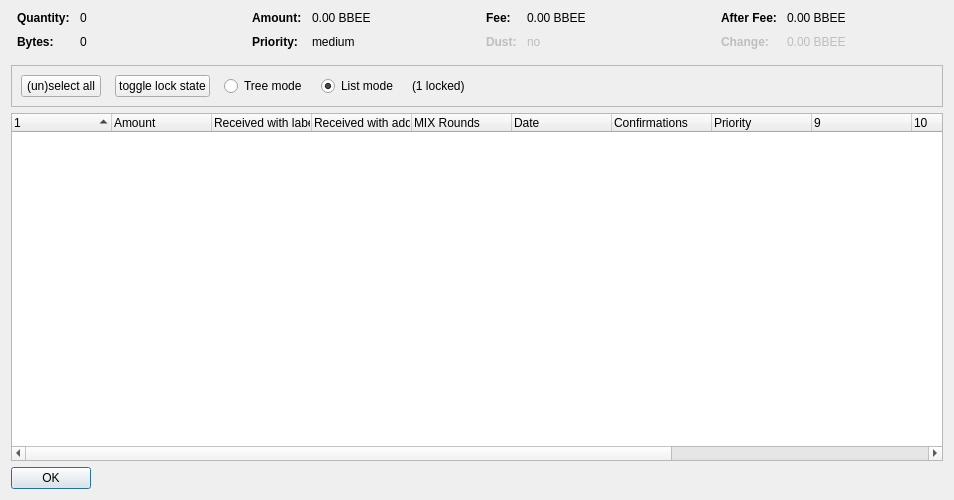
<?xml version="1.0" encoding="UTF-8"?>
<ui version="4.0">
 <class>CoinControlDialog</class>
 <widget class="QDialog" name="CoinControlDialog">
  <property name="geometry">
   <rect>
    <x>0</x>
    <y>0</y>
    <width>954</width>
    <height>500</height>
   </rect>
  </property>
  <property name="windowTitle">
   <string>Coin Selection</string>
  </property>
  <layout class="QVBoxLayout" name="verticalLayout">
   <item>
    <layout class="QHBoxLayout" name="horizontalLayoutTop" stretch="0,0,0,0">
     <property name="topMargin">
      <number>0</number>
     </property>
     <property name="bottomMargin">
      <number>10</number>
     </property>
     <item>
      <layout class="QFormLayout" name="formLayoutCoinControl1">
       <property name="horizontalSpacing">
        <number>10</number>
       </property>
       <property name="verticalSpacing">
        <number>10</number>
       </property>
       <property name="leftMargin">
        <number>6</number>
       </property>
       <property name="rightMargin">
        <number>6</number>
       </property>
       <item row="0" column="0">
        <widget class="QLabel" name="labelCoinControlQuantityText">
         <property name="font">
          <font>
           <weight>75</weight>
           <bold>true</bold>
          </font>
         </property>
         <property name="text">
          <string>Quantity:</string>
         </property>
        </widget>
       </item>
       <item row="0" column="1">
        <widget class="QLabel" name="labelCoinControlQuantity">
         <property name="cursor">
          <cursorShape>IBeamCursor</cursorShape>
         </property>
         <property name="contextMenuPolicy">
          <enum>Qt::ActionsContextMenu</enum>
         </property>
         <property name="text">
          <string notr="true">0</string>
         </property>
         <property name="textInteractionFlags">
          <set>Qt::LinksAccessibleByMouse|Qt::TextSelectableByKeyboard|Qt::TextSelectableByMouse</set>
         </property>
        </widget>
       </item>
       <item row="1" column="0">
        <widget class="QLabel" name="labelCoinControlBytesText">
         <property name="font">
          <font>
           <weight>75</weight>
           <bold>true</bold>
          </font>
         </property>
         <property name="text">
          <string>Bytes:</string>
         </property>
        </widget>
       </item>
       <item row="1" column="1">
        <widget class="QLabel" name="labelCoinControlBytes">
         <property name="cursor">
          <cursorShape>IBeamCursor</cursorShape>
         </property>
         <property name="contextMenuPolicy">
          <enum>Qt::ActionsContextMenu</enum>
         </property>
         <property name="text">
          <string notr="true">0</string>
         </property>
         <property name="textInteractionFlags">
          <set>Qt::LinksAccessibleByMouse|Qt::TextSelectableByKeyboard|Qt::TextSelectableByMouse</set>
         </property>
        </widget>
       </item>
      </layout>
     </item>
     <item>
      <layout class="QFormLayout" name="formLayoutCoinControl2">
       <property name="horizontalSpacing">
        <number>10</number>
       </property>
       <property name="verticalSpacing">
        <number>10</number>
       </property>
       <property name="leftMargin">
        <number>6</number>
       </property>
       <property name="rightMargin">
        <number>6</number>
       </property>
       <item row="0" column="0">
        <widget class="QLabel" name="labelCoinControlAmountText">
         <property name="font">
          <font>
           <weight>75</weight>
           <bold>true</bold>
          </font>
         </property>
         <property name="text">
          <string>Amount:</string>
         </property>
        </widget>
       </item>
       <item row="0" column="1">
        <widget class="QLabel" name="labelCoinControlAmount">
         <property name="cursor">
          <cursorShape>IBeamCursor</cursorShape>
         </property>
         <property name="contextMenuPolicy">
          <enum>Qt::ActionsContextMenu</enum>
         </property>
         <property name="text">
          <string notr="true">0.00 BBEE</string>
         </property>
         <property name="textInteractionFlags">
          <set>Qt::LinksAccessibleByMouse|Qt::TextSelectableByKeyboard|Qt::TextSelectableByMouse</set>
         </property>
        </widget>
       </item>
       <item row="1" column="0">
        <widget class="QLabel" name="labelCoinControlPriorityText">
         <property name="font">
          <font>
           <weight>75</weight>
           <bold>true</bold>
          </font>
         </property>
         <property name="text">
          <string>Priority:</string>
         </property>
        </widget>
       </item>
       <item row="1" column="1">
        <widget class="QLabel" name="labelCoinControlPriority">
         <property name="cursor">
          <cursorShape>IBeamCursor</cursorShape>
         </property>
         <property name="contextMenuPolicy">
          <enum>Qt::ActionsContextMenu</enum>
         </property>
         <property name="text">
          <string>medium</string>
         </property>
         <property name="textInteractionFlags">
          <set>Qt::LinksAccessibleByMouse|Qt::TextSelectableByKeyboard|Qt::TextSelectableByMouse</set>
         </property>
        </widget>
       </item>
      </layout>
     </item>
     <item>
      <layout class="QFormLayout" name="formLayoutCoinControl3">
       <property name="horizontalSpacing">
        <number>10</number>
       </property>
       <property name="verticalSpacing">
        <number>10</number>
       </property>
       <property name="leftMargin">
        <number>6</number>
       </property>
       <property name="rightMargin">
        <number>6</number>
       </property>
       <item row="0" column="0">
        <widget class="QLabel" name="labelCoinControlFeeText">
         <property name="font">
          <font>
           <weight>75</weight>
           <bold>true</bold>
          </font>
         </property>
         <property name="text">
          <string>Fee:</string>
         </property>
        </widget>
       </item>
       <item row="0" column="1">
        <widget class="QLabel" name="labelCoinControlFee">
         <property name="cursor">
          <cursorShape>IBeamCursor</cursorShape>
         </property>
         <property name="contextMenuPolicy">
          <enum>Qt::ActionsContextMenu</enum>
         </property>
         <property name="text">
          <string notr="true">0.00 BBEE</string>
         </property>
         <property name="textInteractionFlags">
          <set>Qt::LinksAccessibleByMouse|Qt::TextSelectableByKeyboard|Qt::TextSelectableByMouse</set>
         </property>
        </widget>
       </item>
       <item row="1" column="0">
        <widget class="QLabel" name="labelCoinControlLowOutputText">
         <property name="enabled">
          <bool>false</bool>
         </property>
         <property name="font">
          <font>
           <weight>75</weight>
           <bold>true</bold>
          </font>
         </property>
         <property name="text">
          <string>Dust:</string>
         </property>
        </widget>
       </item>
       <item row="1" column="1">
        <widget class="QLabel" name="labelCoinControlLowOutput">
         <property name="enabled">
          <bool>false</bool>
         </property>
         <property name="cursor">
          <cursorShape>IBeamCursor</cursorShape>
         </property>
         <property name="contextMenuPolicy">
          <enum>Qt::ActionsContextMenu</enum>
         </property>
         <property name="text">
          <string>no</string>
         </property>
         <property name="textInteractionFlags">
          <set>Qt::LinksAccessibleByMouse|Qt::TextSelectableByKeyboard|Qt::TextSelectableByMouse</set>
         </property>
        </widget>
       </item>
      </layout>
     </item>
     <item>
      <layout class="QFormLayout" name="formLayoutCoinControl4">
       <property name="horizontalSpacing">
        <number>10</number>
       </property>
       <property name="verticalSpacing">
        <number>10</number>
       </property>
       <property name="leftMargin">
        <number>6</number>
       </property>
       <property name="rightMargin">
        <number>6</number>
       </property>
       <item row="0" column="0">
        <widget class="QLabel" name="labelCoinControlAfterFeeText">
         <property name="font">
          <font>
           <weight>75</weight>
           <bold>true</bold>
          </font>
         </property>
         <property name="text">
          <string>After Fee:</string>
         </property>
        </widget>
       </item>
       <item row="0" column="1">
        <widget class="QLabel" name="labelCoinControlAfterFee">
         <property name="cursor">
          <cursorShape>IBeamCursor</cursorShape>
         </property>
         <property name="contextMenuPolicy">
          <enum>Qt::ActionsContextMenu</enum>
         </property>
         <property name="text">
          <string notr="true">0.00 BBEE</string>
         </property>
         <property name="textInteractionFlags">
          <set>Qt::LinksAccessibleByMouse|Qt::TextSelectableByKeyboard|Qt::TextSelectableByMouse</set>
         </property>
        </widget>
       </item>
       <item row="1" column="0">
        <widget class="QLabel" name="labelCoinControlChangeText">
         <property name="enabled">
          <bool>false</bool>
         </property>
         <property name="font">
          <font>
           <weight>75</weight>
           <bold>true</bold>
          </font>
         </property>
         <property name="text">
          <string>Change:</string>
         </property>
        </widget>
       </item>
       <item row="1" column="1">
        <widget class="QLabel" name="labelCoinControlChange">
         <property name="enabled">
          <bool>false</bool>
         </property>
         <property name="cursor">
          <cursorShape>IBeamCursor</cursorShape>
         </property>
         <property name="contextMenuPolicy">
          <enum>Qt::ActionsContextMenu</enum>
         </property>
         <property name="text">
          <string notr="true">0.00 BBEE</string>
         </property>
         <property name="textInteractionFlags">
          <set>Qt::LinksAccessibleByMouse|Qt::TextSelectableByKeyboard|Qt::TextSelectableByMouse</set>
         </property>
        </widget>
       </item>
      </layout>
     </item>
    </layout>
   </item>
   <item>
    <widget class="QFrame" name="frame">
     <property name="minimumSize">
      <size>
       <width>0</width>
       <height>40</height>
      </size>
     </property>
     <property name="frameShape">
      <enum>QFrame::StyledPanel</enum>
     </property>
     <property name="frameShadow">
      <enum>QFrame::Sunken</enum>
     </property>
     <layout class="QHBoxLayout" name="horizontalLayout">
      <item>
       <layout class="QHBoxLayout" name="horizontalLayoutPanel" stretch="0,0,0,0,0,0">
        <property name="spacing">
         <number>14</number>
        </property>
        <item>
         <widget class="QPushButton" name="pushButtonSelectAll">
          <property name="sizePolicy">
           <sizepolicy hsizetype="Maximum" vsizetype="Fixed">
            <horstretch>0</horstretch>
            <verstretch>0</verstretch>
           </sizepolicy>
          </property>
          <property name="text">
           <string>(un)select all</string>
          </property>
          <property name="autoDefault">
           <bool>false</bool>
          </property>
         </widget>
        </item>
        <item>
         <widget class="QPushButton" name="pushButtonToggleLock">
          <property name="sizePolicy">
           <sizepolicy hsizetype="Maximum" vsizetype="Fixed">
            <horstretch>0</horstretch>
            <verstretch>0</verstretch>
           </sizepolicy>
          </property>
          <property name="text">
           <string>toggle lock state</string>
          </property>
          <property name="autoDefault">
           <bool>false</bool>
          </property>
         </widget>
        </item>
        <item>
         <widget class="QRadioButton" name="radioTreeMode">
          <property name="sizePolicy">
           <sizepolicy hsizetype="Maximum" vsizetype="Fixed">
            <horstretch>0</horstretch>
            <verstretch>0</verstretch>
           </sizepolicy>
          </property>
          <property name="text">
           <string>Tree mode</string>
          </property>
         </widget>
        </item>
        <item>
         <widget class="QRadioButton" name="radioListMode">
          <property name="sizePolicy">
           <sizepolicy hsizetype="Maximum" vsizetype="Fixed">
            <horstretch>0</horstretch>
            <verstretch>0</verstretch>
           </sizepolicy>
          </property>
          <property name="text">
           <string>List mode</string>
          </property>
          <property name="checked">
           <bool>true</bool>
          </property>
         </widget>
        </item>
        <item>
         <widget class="QLabel" name="labelLocked">
          <property name="text">
           <string>(1 locked)</string>
          </property>
         </widget>
        </item>
        <item>
         <spacer name="horizontalSpacer">
          <property name="orientation">
           <enum>Qt::Horizontal</enum>
          </property>
          <property name="sizeHint" stdset="0">
           <size>
            <width>40</width>
            <height>20</height>
           </size>
          </property>
         </spacer>
        </item>
       </layout>
      </item>
     </layout>
    </widget>
   </item>
   <item>
    <widget class="CoinControlTreeWidget" name="treeWidget">
     <property name="contextMenuPolicy">
      <enum>Qt::CustomContextMenu</enum>
     </property>
     <property name="sortingEnabled">
      <bool>false</bool>
     </property>
     <property name="columnCount">
      <number>13</number>
     </property>
     <attribute name="headerShowSortIndicator" stdset="0">
      <bool>true</bool>
     </attribute>
     <attribute name="headerStretchLastSection">
      <bool>false</bool>
     </attribute>
     <column>
      <property name="text">
       <string/>
      </property>
     </column>
     <column>
      <property name="text">
       <string>Amount</string>
      </property>
     </column>
     <column>
      <property name="text">
       <string>Received with label</string>
      </property>
     </column>
     <column>
      <property name="text">
       <string>Received with address</string>
      </property>
     </column>
     <column>
      <property name="text">
       <string>MIX Rounds</string>
      </property>
     </column>
     <column>
      <property name="text">
       <string>Date</string>
      </property>
     </column>
     <column>
      <property name="text">
       <string>Confirmations</string>
      </property>
      <property name="toolTip">
       <string>Confirmed</string>
      </property>
     </column>
     <column>
      <property name="text">
       <string>Priority</string>
      </property>
     </column>
     <column>
      <property name="text">
       <string/>
      </property>
     </column>
     <column>
      <property name="text">
       <string/>
      </property>
     </column>
     <column>
      <property name="text">
       <string/>
      </property>
     </column>
     <column>
      <property name="text">
       <string/>
      </property>
     </column>
     <column>
      <property name="text">
       <string/>
      </property>
     </column>
    </widget>
   </item>
   <item>
    <widget class="QDialogButtonBox" name="buttonBox">
     <property name="sizePolicy">
      <sizepolicy hsizetype="Maximum" vsizetype="Fixed">
       <horstretch>0</horstretch>
       <verstretch>0</verstretch>
      </sizepolicy>
     </property>
     <property name="orientation">
      <enum>Qt::Horizontal</enum>
     </property>
     <property name="standardButtons">
      <set>QDialogButtonBox::Ok</set>
     </property>
    </widget>
   </item>
  </layout>
 </widget>
 <customwidgets>
  <customwidget>
   <class>CoinControlTreeWidget</class>
   <extends>QTreeWidget</extends>
   <header>coincontroltreewidget.h</header>
  </customwidget>
 </customwidgets>
 <resources/>
 <connections/>
</ui>
